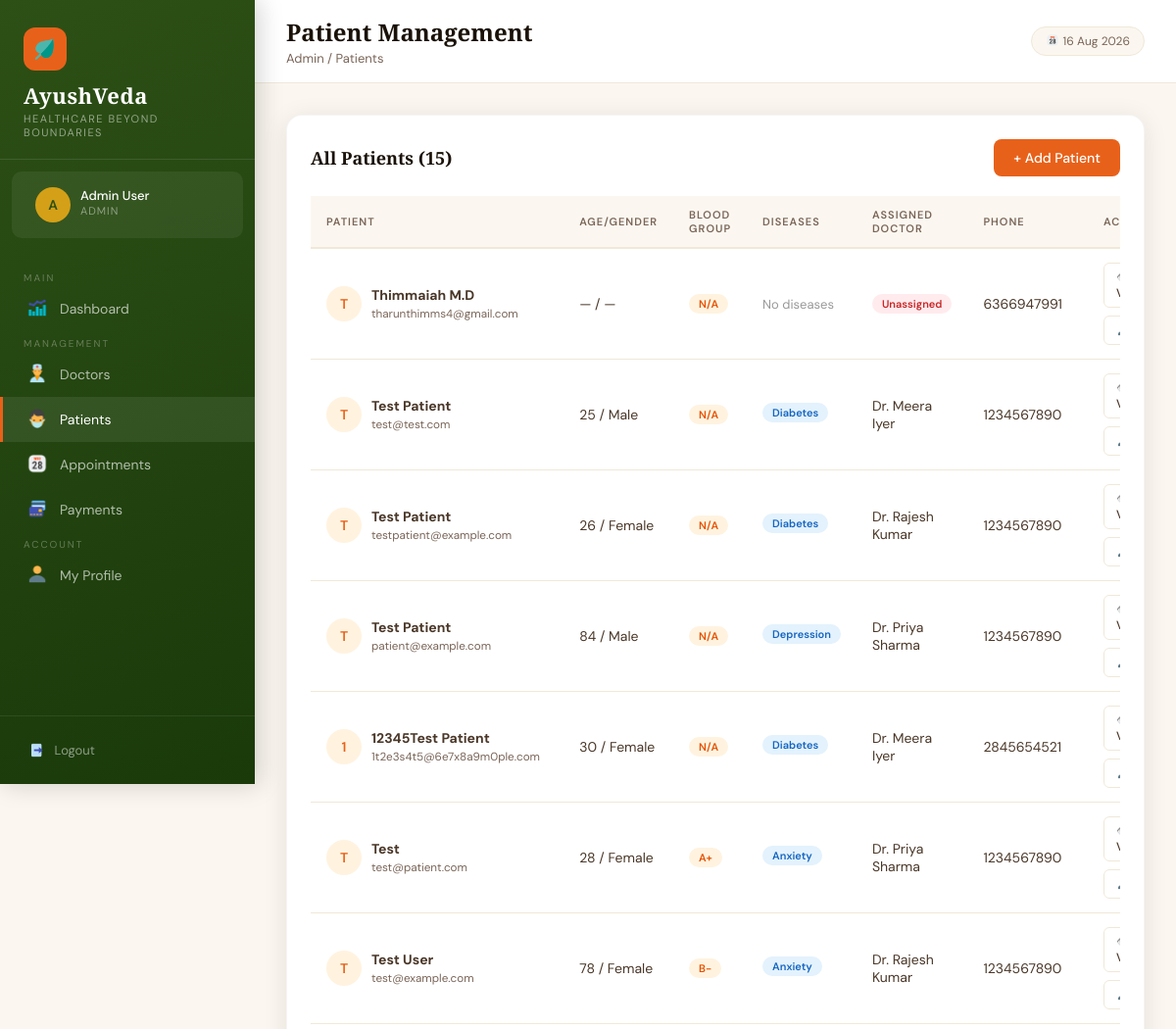
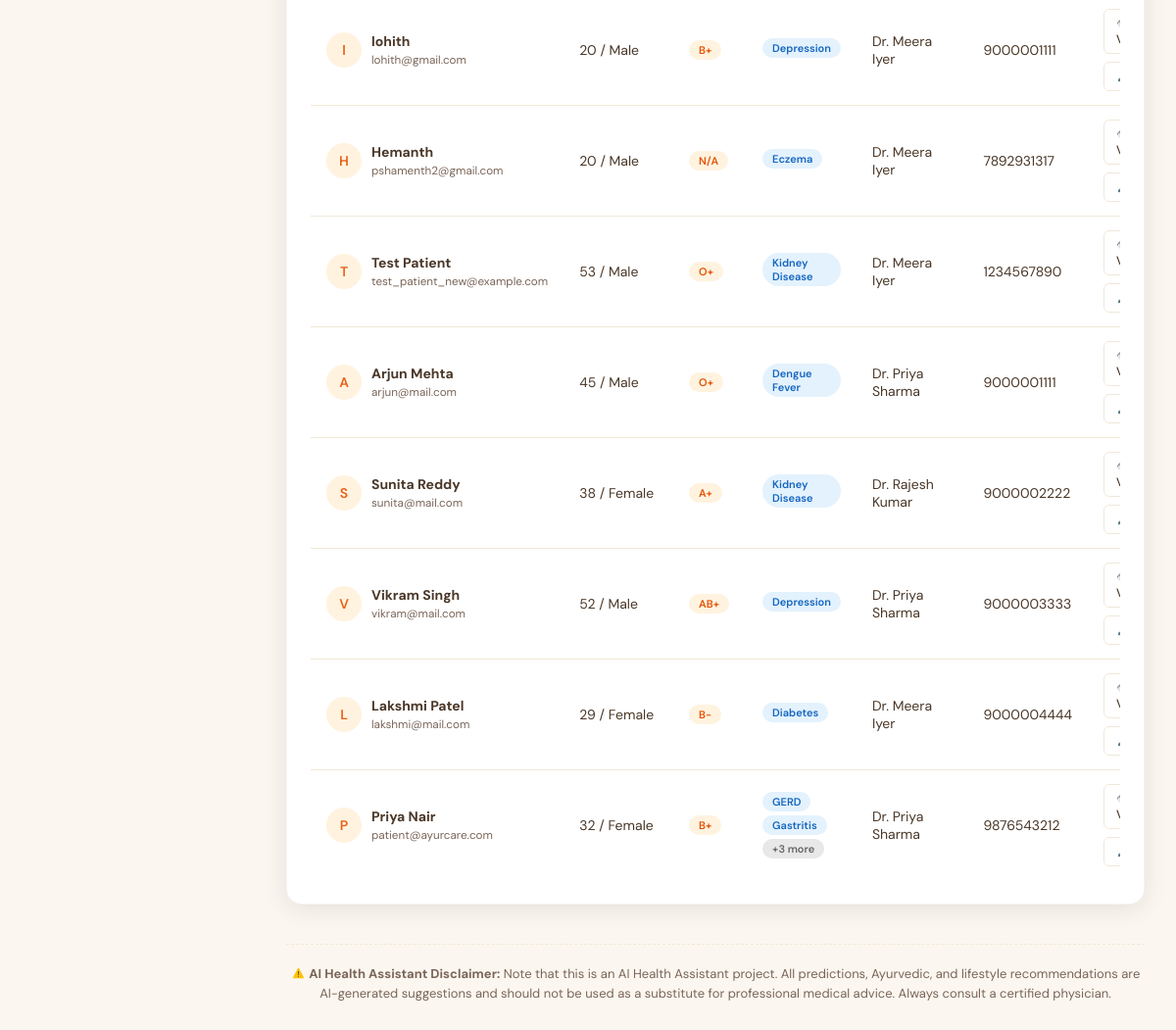
The app's page /admin/patients (signed in) with its own data (2 pictures, top to bottom).
### tables this page shows
CREATE TABLE patients (
            id INTEGER PRIMARY KEY AUTOINCREMENT,
            name TEXT NOT NULL,
            email TEXT UNIQUE NOT NULL,
            password TEXT NOT NULL,
            phone TEXT,
            age INTEGER,
            gender TEXT,
            blood_group TEXT,
            address TEXT,
            doctor_id INTEGER,
            created_at TIMESTAMP DEFAULT CURRENT_TIMESTAMP, preexisting_conditions TEXT, allergies TEXT, triage_raw_text TEXT, triage_symptoms TEXT, latitude REAL, longitude REAL, location_updated_at TIMESTAMP, share_location INTEGER DEFAULT 0,
            FOREIGN KEY (doctor_id) REFERENCES doctors(id)
        );

CREATE TABLE doctors (
            id INTEGER PRIMARY KEY AUTOINCREMENT,
            name TEXT NOT NULL,
            email TEXT UNIQUE NOT NULL,
            password TEXT NOT NULL,
            phone TEXT,
            specialization TEXT,
            qualification TEXT,
            experience INTEGER DEFAULT 0,
            created_at TIMESTAMP DEFAULT CURRENT_TIMESTAMP
        );

### app.py (the view)
@app.route('/admin/patients')
@login_required('admin')
def admin_patients():
    conn = get_db()
    patients = conn.execute(
        "SELECT p.*, d.name as doctor_name FROM patients p LEFT JOIN doctors d ON p.doctor_id=d.id ORDER BY p.created_at DESC"
    ).fetchall()
    conn.close()
    patient_diseases = {}
    for patient in patients:
        diseases = get_patient_diseases(patient['id'])
        patient_diseases[patient['id']] = diseases
    return render_template('admin/patients.html', patients=patients, patient_diseases=patient_diseases)

### app.py (called while the page is built)
@app.context_processor
def inject_now():
    return {'now': datetime.now().strftime('%d %b %Y')}

def get_db():
    conn = sqlite3.connect(DB_PATH)
    conn.row_factory = sqlite3.Row
    return conn

def get_patient_diseases(patient_id):
    conn = get_db()
    try:
        diseases = conn.execute(
            "SELECT DISTINCT predicted_disease FROM prescriptions WHERE patient_id=? AND predicted_disease IS NOT NULL ORDER BY predicted_disease",
            (patient_id,)
        ).fetchall()
        conn.close()
        return [d['predicted_disease'] for d in diseases]
    except Exception as e:
        print(f"Error getting patient diseases: {e}")
        return []

def login_required(role):
    def decorator(f):
        @wraps(f)
        def wrapper(*args, **kwargs):
            if session.get('role') != role:
                flash('Please login to continue.', 'error')
                return redirect(url_for(f'{role}_login'))
            return f(*args, **kwargs)
        return wrapper
    return decorator

### templates/admin/patients.html (shortened to what this page needs)
{% extends 'base.html' %}
{% block page_title %}Patient Management{% endblock %}
{% block breadcrumb %}Admin / Patients{% endblock %}
{% block nav %}
<span class="nav-section-label">Main</span>
<a href="/admin/dashboard" class="nav-link"><span class="icon"><img src="/static/images/dashboard_icon.png" style="height:1.2em;width:1.2em;vertical-align:-0.2em;"></span> Dashboard</a>
<span class="nav-section-label">Management</span>
<a href="/admin/doctors" class="nav-link"><span class="icon"><img src="/static/images/doctors_icon.png" style="height:1.2em;width:1.2em;vertical-align:-0.2em;"></span> Doctors</a>
<a href="/admin/patients" class="nav-link active"><span class="icon"><img src="/static/images/patients_icon.png" style="height:1.2em;width:1.2em;vertical-align:-0.2em;"></span> Patients</a>
<a href="/admin/appointments" class="nav-link"><span class="icon"><img src="/static/images/appointments_icon.png" style="height:1.2em;width:1.2em;vertical-align:-0.2em;"></span> Appointments</a>
<a href="/admin/payments" class="nav-link"><span class="icon"><img src="/static/images/card_icon.png" style="height:1.2em;width:1.2em;vertical-align:-0.2em;"></span> Payments</a>
<span class="nav-section-label">Account</span>
<a href="/admin/profile" class="nav-link"><span class="icon"><img src="/static/images/profile_icon.png" style="height:1.2em;width:1.2em;vertical-align:-0.2em;"></span> My Profile</a>
{% endblock %}
{% block content %}
<div class="card">
    <div class="card-header">
        <h3 class="card-title">All Patients ({{ patients|length }})</h3>
        <a href="/admin/patients/add" class="btn btn-primary">+ Add Patient</a>
    </div>
    <div class="table-wrap">
        <table>
            <thead><tr><th>Patient</th><th>Age/Gender</th><th>Blood Group</th><th>Diseases</th><th>Assigned Doctor</th><th>Phone</th><th>Actions</th></tr></thead>
            <tbody>
            {% for p in patients %}
            <tr>
                <td>
                    <div style="display:flex;align-items:center;gap:10px">
                        <div style="width:36px;height:36px;background:#FFF3E0;border-radius:50%;display:flex;align-items:center;justify-content:center;font-weight:600;color:#E8611A;font-size:14px">{{ p.name[0] }}</div>
                        <div><strong>{{ p.name }}</strong><br><small style="color:#7A6558">{{ p.email }}</small></div>
                    </div>
                </td>
                <td>{{ p.age or '—' }} / {{ p.gender or '—' }}</td>
                <td><span class="badge badge-orange">{{ p.blood_group or 'N/A' }}</span></td>
                <td>
                    {% if patient_diseases[p.id] %}
                        {% for disease in patient_diseases[p.id][:2] %}
                            <span class="badge badge-blue" style="display:inline-block;margin-bottom:4px;">{{ disease }}</span><br>
                        {% endfor %}
                        {% if patient_diseases[p.id]|length > 2 %}
                            <span class="badge" style="background:#E8E8E8;color:#666;display:inline-block;">+{{ patient_diseases[p.id]|length - 2 }} more</span>
                        {% endif %}
                    {% else %}
                        <span style="color:#999;font-size:13px">No diseases</span>
                    {% endif %}
                </td>
                <td>{{ p.doctor_name or '<span class="badge badge-red">Unassigned</span>'|safe }}</td>
                <td>{{ p.phone or '—' }}</td>
                <td>
                    <div class="btn-group">
                        <a href="/admin/patients/view/{{ p.id }}" class="btn btn-outline btn-sm">👁️ View</a>
                        <a href="/admin/patients/edit/{{ p.id }}" class="btn btn-outline btn-sm"><img src="/static/images/profile_icon.png" style="height:1.2em;width:1.2em;vertical-align:-0.2em;"> Edit</a>
                    </div>
                </td>
            </tr>
            {% else %}
            <tr><td colspan="7" style="text-align:center;padding:48px;color:#7A6558">No patients yet. <a href="/admin/patients/add" style="color:#E8611A">Add one →</a></td></tr>
            {% endfor %}
            </tbody>
        </table>
    </div>
</div>
{% endblock %}

### templates/base.html (style rules this page uses)
:root { --saffron: #E8611A; --saffron-light: #F4874B; --turmeric: #D4A017; --forest: #2D5016; --forest-mid: #4A7C22; --forest-light: #7AB648; --cream: #FBF7F0; --cream-dark: #F0E8D8; --earth: #6B4226; --earth-light: #9B6B42; --text-dark: #1A1208; --text-mid: #4A3728; --text-light: #7A6558; --white: #FFFFFF; --sidebar-w: 260px; --shadow: 0 4px 24px rgba(26, 18, 8, 0.10); --shadow-lg: 0 12px 48px rgba(26, 18, 8, 0.16); }
* { box-sizing: border-box; margin: 0; padding: 0; }
body { font-family: 'DM Sans', sans-serif; background: var(--cream); color: var(--text-dark); min-height: 100vh; }
h1, h2, h3, h4 { font-family: 'Cormorant Garamond', serif; }
.nav-section-label { color: rgba(255, 255, 255, 0.3); font-size: 10px; text-transform: uppercase; letter-spacing: 2px; padding: 12px 24px 6px; font-family: 'DM Sans', sans-serif; }
.nav-link { display: flex; align-items: center; gap: 12px; padding: 11px 24px; color: rgba(255, 255, 255, 0.65); text-decoration: none; font-size: 14px; transition: all 0.2s; border-left: 3px solid transparent; position: relative; }
.nav-link:hover, .nav-link.active { color: #fff; background: rgba(255, 255, 255, 0.08); border-left-color: var(--saffron); }
.nav-link .icon { font-size: 18px; width: 22px; text-align: center; }
.card { background: var(--white); border-radius: 16px; padding: 24px; box-shadow: var(--shadow); border: 1px solid rgba(0, 0, 0, 0.04); }
.card-header { display: flex; align-items: center; justify-content: space-between; margin-bottom: 20px; }
.card-title { font-size: 18px; color: var(--text-dark); font-weight: 600; }
.table-wrap { overflow-x: auto; }
table { width: 100%; border-collapse: collapse; }
th { text-align: left; padding: 12px 16px; font-size: 11px; text-transform: uppercase; letter-spacing: 1px; color: var(--text-light); border-bottom: 2px solid var(--cream-dark); font-weight: 600; background: var(--cream); }
td { padding: 14px 16px; font-size: 14px; border-bottom: 1px solid var(--cream-dark); color: var(--text-mid); }
tr:last-child td { border-bottom: none; }
.btn { display: inline-flex; align-items: center; gap: 8px; padding: 10px 20px; border-radius: 8px; font-size: 14px; font-weight: 500; cursor: pointer; text-decoration: none; border: none; transition: all 0.2s; font-family: 'DM Sans', sans-serif; }
.btn-primary { background: var(--saffron); color: #fff; }
.btn-outline { background: transparent; border: 1.5px solid var(--cream-dark); color: var(--text-mid); }
.btn-sm { padding: 6px 12px; font-size: 12px; border-radius: 6px; }
.btn-group { display: flex; gap: 8px; flex-wrap: wrap; }
.badge { display: inline-block; padding: 3px 10px; border-radius: 20px; font-size: 11px; font-weight: 600; }
.badge-orange { background: #FFF3E0; color: #E65100; }
.badge-blue { background: #E3F2FD; color: #1565C0; }
.badge-red { background: #FFEBEE; color: #C62828; }

### records on screen
patients: name "T", name "Thimmaiah M.D", email "tharunthimms4@gmail.com", age "—", gender "—", blood_group "N/A", shows "No diseases", doctor_name "Unassigned", phone "6366947991"
patients: name "T", name "Test Patient", email "test@test.com", age "25", gender "Male", blood_group "N/A", 2 "Diabetes", name "Dr. Meera Iyer", phone "1234567890"
patients: name "T", name "Test Patient", email "testpatient@example.com", age "26", gender "Female", blood_group "N/A", 2 "Diabetes", name "Dr. Rajesh Kumar", phone "1234567890"
patients: name "T", name "Test Patient", email "patient@example.com", age "84", gender "Male", blood_group "N/A", 2 "Depression", name "Dr. Priya Sharma", phone "1234567890"
patients: name "1", name "12345Test Patient", email "1t2e3s4t5@6e7x8a9m0ple.com", age "30", gender "Female", blood_group "N/A", 2 "Diabetes", name "Dr. Meera Iyer", phone "2845654521"
patients: name "T", name "Test", email "test@patient.com", age "28", gender "Female", blood_group "A+", 2 "Anxiety", name "Dr. Priya Sharma", phone "1234567890"
patients: name "T", name "Test User", email "test@example.com", age "78", gender "Female", blood_group "B-", 2 "Anxiety", name "Dr. Rajesh Kumar", phone "1234567890"
patients: name "l", name "lohith", email "lohith@gmail.com", age "20", gender "Male", blood_group "B+", 2 "Depression", name "Dr. Meera Iyer", phone "9000001111"
patients: name "H", name "Hemanth", email "pshamenth2@gmail.com", age "20", gender "Male", blood_group "N/A", 2 "Eczema", name "Dr. Meera Iyer", phone "7892931317"
patients: name "T", name "Test Patient", email "test_patient_new@example.com", age "53", gender "Male", blood_group "O+", 2 "Kidney Disease", name "Dr. Meera Iyer", phone "1234567890"
patients: name "A", name "Arjun Mehta", email "arjun@mail.com", age "45", gender "Male", blood_group "O+", 2 "Dengue Fever", name "Dr. Priya Sharma", phone "9000001111"
patients: name "S", name "Sunita Reddy", email "sunita@mail.com", age "38", gender "Female", blood_group "A+", 2 "Kidney Disease", name "Dr. Rajesh Kumar", phone "9000002222"
patients: name "V", name "Vikram Singh", email "vikram@mail.com", age "52", gender "Male", blood_group "AB+", 2 "Depression", name "Dr. Priya Sharma", phone "9000003333"
patients: name "L", name "Lakshmi Patel", email "lakshmi@mail.com", age "29", gender "Female", blood_group "B-", 2 "Diabetes", name "Dr. Meera Iyer", phone "9000004444"
patients: name "P", name "Priya Nair", email "patient@ayurcare.com", age "32", gender "Female", blood_group "B+", 2 "GERD" "Gastritis", patient_diseases "3", name "Dr. Priya Sharma", phone "9876543212"

### other values on screen
{{ session.user_name[0].upper() }} "A"
{{ session.user_name }} "Admin User"
{{ session.role|capitalize }} "ADMIN"
{{ patients|length }} "15"
